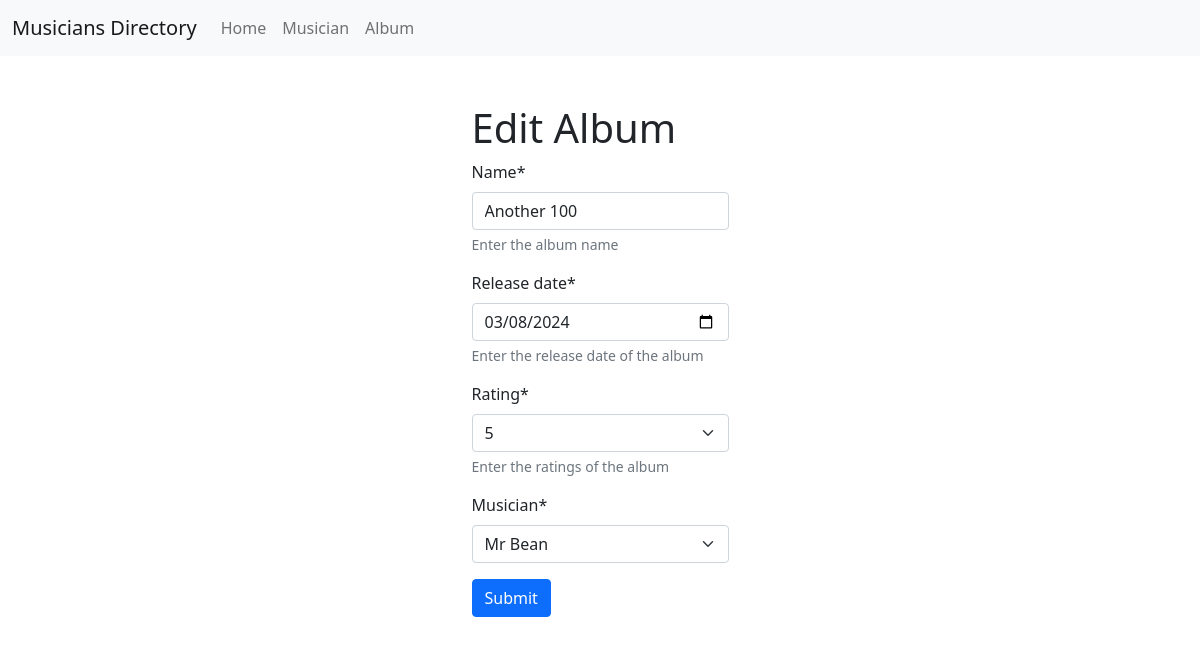
Page /album/edit/11 on the committed database.
### album/models.py (models this page shows, shortened)
class Album(models.Model):
    name = models.CharField(max_length=50, help_text="Enter the album name")
    release_date = models.DateField(default=timezone.now, help_text="Enter the release date of the album")
    rating = models.IntegerField(default=5, choices=((1, "1"),(2, "2"),(3, "3"),(4, "4"),(5, "5")), help_text="Enter the ratings of the album")
    musician = models.ForeignKey(Musician, on_delete=models.CASCADE)

### album/views.py (the view)
# urls.py: path('edit/<int:id>', views.edit_album, name='edit_album'),
def edit_album(request, id):
    try:
        album = models.Album.objects.get(pk=id)
        if request.method == 'POST':
            form = forms.AlbumForm(request.POST, instance=album)
            form.save()
            return redirect("home")
        form = forms.AlbumForm(instance=album)
        return render(request, "edit_album.html", {'form': form})
    except:
        return redirect("home")

### album/forms.py
class AlbumForm(forms.ModelForm):
    class Meta:
        model = models.Album
        fields = "__all__"
        widgets = {
            'release_date': forms.DateInput(attrs={'type': "date"}),
        }

### musician/models.py (called while the page is built)
    def __str__(self):
        return f"{self.first_name} {self.last_name}"

### album/templates/edit_album.html
{% extends "base.html" %} {% block body %}
<h1>Edit Album</h1>
<form method="post">
	{% load crispy_forms_tags %} {% csrf_token %} {{ form | crispy }}
	<button class="btn btn-primary">Submit</button>
</form>
{% endblock body %}

### rows in the picture
Album: name "Another 100", release_date "03/08/2024", rating "5", musician "Mr Bean"
